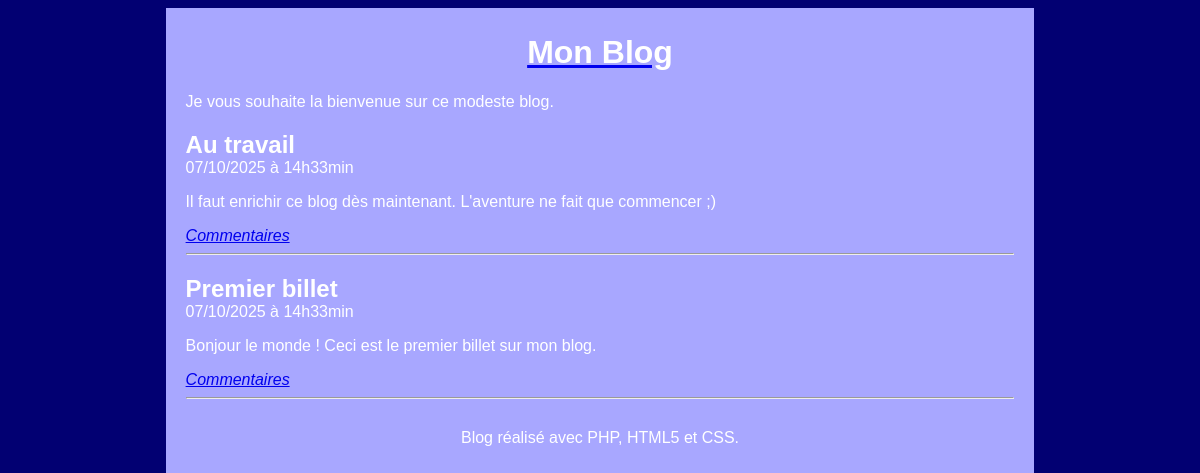
The page / on the database its author committed.
### tables this page shows
create table BILLET (
  idBillet integer primary key auto_increment,
 dateBillet datetime not null,
  titreBillet varchar(100) not null,
  contenuBillet varchar(400) not null
);

### Modele/Modele.php (called while the page is built, shortened)
<?php
function getBillets() {
    try {
        $bdd = getBdD();
        $sql = 'SELECT idBillet, titreBillet, contenuBillet, DATE_FORMAT(dateBillet, "%d/%m/%Y à %Hh%imin")
        AS dateBillet FROM billet ORDER BY idBillet DESC';
        $resultat = $bdd->query($sql);
        return $resultat->fetchAll(PDO::FETCH_ASSOC);
    } catch (Exception $e) {
        die('Erreur : ' . $e->getMessage());
    }
}
function getBdD() {
    $bdd = new PDO('mysql:host=localhost;dbname=monblog;charset=utf8', 'bloguser', 'SecretPassword3',
        array(PDO::ATTR_ERRMODE => PDO::ERRMODE_EXCEPTION));
    return $bdd;
}

### Controleur/Controleur.php (called while the page is built, shortened)
<?php
require 'Modele/Modele.php';
function accueil() {
    $billets = getBillets();
    require 'Vue/gabarit.php';
}

### Vue/vueAccueil.php (the view)
<?php foreach ($billets as $billet):?>
    <article>
        <header>
            <h1 class="titreBillet"><?= $billet['titreBillet'] ?></h1>
            <time><?= $billet['dateBillet'] ?></time>
        </header>
        <p><?= $billet['contenuBillet'] ?></p>
        <em><a href="index.php?action=billet&id=<?= $billet['idBillet'] ?>">Commentaires</a></em>
    </article>
    <hr />
<?php endforeach; ?>

### Contenu/style.css (style rules this page uses)
html, body { height: 100%; }
body { color: #ffffff; background: rgb(2, 0, 114); font-family: 'Futura-Medium', 'Futura', 'Trebuchet MS', sans-serif; }
h1 { color: white; }
.titreBillet { margin-bottom : 0px; }

### rows shown on the page
billet: titreBillet "Au travail", dateBillet "07/10/2025 à 14h33min", contenuBillet "Il faut enrichir ce blog dès maintenant. L'aventure ne fait que commencer ;)"
billet: titreBillet "Premier billet", dateBillet "07/10/2025 à 14h33min", contenuBillet "Bonjour le monde ! Ceci est le premier billet sur mon blog."
